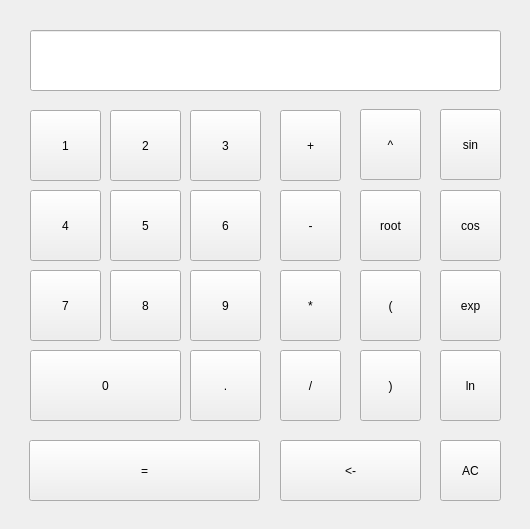
<?xml version="1.0" encoding="UTF-8"?>
<ui version="4.0">
 <class>ccltrWin</class>
 <widget class="QWidget" name="ccltrWin">
  <property name="geometry">
   <rect>
    <x>0</x>
    <y>0</y>
    <width>530</width>
    <height>529</height>
   </rect>
  </property>
  <property name="windowTitle">
   <string>CALCULATOR</string>
  </property>
  <widget class="QWidget" name="numWidget" native="true">
   <property name="geometry">
    <rect>
     <x>20</x>
     <y>100</y>
     <width>251</width>
     <height>331</height>
    </rect>
   </property>
   <widget class="QPushButton" name="nineButton">
    <property name="geometry">
     <rect>
      <x>170</x>
      <y>170</y>
      <width>71</width>
      <height>71</height>
     </rect>
    </property>
    <property name="text">
     <string>9</string>
    </property>
   </widget>
   <widget class="QPushButton" name="twoButton">
    <property name="geometry">
     <rect>
      <x>90</x>
      <y>10</y>
      <width>71</width>
      <height>71</height>
     </rect>
    </property>
    <property name="text">
     <string>2</string>
    </property>
   </widget>
   <widget class="QPushButton" name="fiveButton">
    <property name="geometry">
     <rect>
      <x>90</x>
      <y>90</y>
      <width>71</width>
      <height>71</height>
     </rect>
    </property>
    <property name="text">
     <string>5</string>
    </property>
   </widget>
   <widget class="QPushButton" name="sevenButton">
    <property name="geometry">
     <rect>
      <x>10</x>
      <y>170</y>
      <width>71</width>
      <height>71</height>
     </rect>
    </property>
    <property name="text">
     <string>7</string>
    </property>
   </widget>
   <widget class="QPushButton" name="oneButton">
    <property name="geometry">
     <rect>
      <x>10</x>
      <y>10</y>
      <width>71</width>
      <height>71</height>
     </rect>
    </property>
    <property name="text">
     <string>1</string>
    </property>
   </widget>
   <widget class="QPushButton" name="fourButton">
    <property name="geometry">
     <rect>
      <x>10</x>
      <y>90</y>
      <width>71</width>
      <height>71</height>
     </rect>
    </property>
    <property name="text">
     <string>4</string>
    </property>
   </widget>
   <widget class="QPushButton" name="threeButton">
    <property name="geometry">
     <rect>
      <x>170</x>
      <y>10</y>
      <width>71</width>
      <height>71</height>
     </rect>
    </property>
    <property name="text">
     <string>3</string>
    </property>
   </widget>
   <widget class="QPushButton" name="sixButton">
    <property name="geometry">
     <rect>
      <x>170</x>
      <y>90</y>
      <width>71</width>
      <height>71</height>
     </rect>
    </property>
    <property name="text">
     <string>6</string>
    </property>
   </widget>
   <widget class="QPushButton" name="eightButton">
    <property name="geometry">
     <rect>
      <x>90</x>
      <y>170</y>
      <width>71</width>
      <height>71</height>
     </rect>
    </property>
    <property name="text">
     <string>8</string>
    </property>
   </widget>
   <widget class="QPushButton" name="zeroButton">
    <property name="geometry">
     <rect>
      <x>10</x>
      <y>250</y>
      <width>151</width>
      <height>71</height>
     </rect>
    </property>
    <property name="text">
     <string>0</string>
    </property>
   </widget>
   <widget class="QPushButton" name="dotButton">
    <property name="geometry">
     <rect>
      <x>170</x>
      <y>250</y>
      <width>71</width>
      <height>71</height>
     </rect>
    </property>
    <property name="text">
     <string>.</string>
    </property>
   </widget>
  </widget>
  <widget class="QWidget" name="doubleWidget_1" native="true">
   <property name="geometry">
    <rect>
     <x>270</x>
     <y>100</y>
     <width>81</width>
     <height>331</height>
    </rect>
   </property>
   <widget class="QPushButton" name="addButton">
    <property name="geometry">
     <rect>
      <x>10</x>
      <y>10</y>
      <width>61</width>
      <height>71</height>
     </rect>
    </property>
    <property name="text">
     <string>+</string>
    </property>
   </widget>
   <widget class="QPushButton" name="subButton">
    <property name="geometry">
     <rect>
      <x>10</x>
      <y>90</y>
      <width>61</width>
      <height>71</height>
     </rect>
    </property>
    <property name="text">
     <string>-</string>
    </property>
   </widget>
   <widget class="QPushButton" name="multButton">
    <property name="geometry">
     <rect>
      <x>10</x>
      <y>170</y>
      <width>61</width>
      <height>71</height>
     </rect>
    </property>
    <property name="text">
     <string>*</string>
    </property>
   </widget>
   <widget class="QPushButton" name="divButton">
    <property name="geometry">
     <rect>
      <x>10</x>
      <y>250</y>
      <width>61</width>
      <height>71</height>
     </rect>
    </property>
    <property name="text">
     <string>/</string>
    </property>
   </widget>
  </widget>
  <widget class="QLineEdit" name="InOutEdit">
   <property name="geometry">
    <rect>
     <x>30</x>
     <y>30</y>
     <width>471</width>
     <height>61</height>
    </rect>
   </property>
  </widget>
  <widget class="QWidget" name="singleWidget" native="true">
   <property name="geometry">
    <rect>
     <x>430</x>
     <y>100</y>
     <width>81</width>
     <height>331</height>
    </rect>
   </property>
   <widget class="QPushButton" name="sinButton">
    <property name="geometry">
     <rect>
      <x>10</x>
      <y>9</y>
      <width>61</width>
      <height>71</height>
     </rect>
    </property>
    <property name="text">
     <string>sin</string>
    </property>
   </widget>
   <widget class="QPushButton" name="cosButton">
    <property name="geometry">
     <rect>
      <x>10</x>
      <y>90</y>
      <width>61</width>
      <height>71</height>
     </rect>
    </property>
    <property name="text">
     <string>cos</string>
    </property>
   </widget>
   <widget class="QPushButton" name="expButton">
    <property name="geometry">
     <rect>
      <x>10</x>
      <y>170</y>
      <width>61</width>
      <height>71</height>
     </rect>
    </property>
    <property name="text">
     <string>exp</string>
    </property>
   </widget>
   <widget class="QPushButton" name="lnButton">
    <property name="geometry">
     <rect>
      <x>10</x>
      <y>250</y>
      <width>61</width>
      <height>71</height>
     </rect>
    </property>
    <property name="text">
     <string>ln</string>
    </property>
   </widget>
  </widget>
  <widget class="QWidget" name="doubleWidget_2" native="true">
   <property name="geometry">
    <rect>
     <x>350</x>
     <y>100</y>
     <width>81</width>
     <height>171</height>
    </rect>
   </property>
   <widget class="QPushButton" name="powButton">
    <property name="geometry">
     <rect>
      <x>10</x>
      <y>9</y>
      <width>61</width>
      <height>71</height>
     </rect>
    </property>
    <property name="text">
     <string>^</string>
    </property>
   </widget>
   <widget class="QPushButton" name="rootButton">
    <property name="geometry">
     <rect>
      <x>10</x>
      <y>90</y>
      <width>61</width>
      <height>71</height>
     </rect>
    </property>
    <property name="text">
     <string>root</string>
    </property>
   </widget>
  </widget>
  <widget class="QWidget" name="bracketsWidget" native="true">
   <property name="geometry">
    <rect>
     <x>350</x>
     <y>260</y>
     <width>81</width>
     <height>171</height>
    </rect>
   </property>
   <widget class="QPushButton" name="rbrButton">
    <property name="geometry">
     <rect>
      <x>10</x>
      <y>90</y>
      <width>61</width>
      <height>71</height>
     </rect>
    </property>
    <property name="text">
     <string>)</string>
    </property>
   </widget>
   <widget class="QPushButton" name="lbrButton">
    <property name="geometry">
     <rect>
      <x>10</x>
      <y>10</y>
      <width>61</width>
      <height>71</height>
     </rect>
    </property>
    <property name="text">
     <string>(</string>
    </property>
   </widget>
  </widget>
  <widget class="QWidget" name="funcWidget" native="true">
   <property name="geometry">
    <rect>
     <x>20</x>
     <y>430</y>
     <width>491</width>
     <height>81</height>
    </rect>
   </property>
   <widget class="QPushButton" name="equalButton">
    <property name="geometry">
     <rect>
      <x>9</x>
      <y>10</y>
      <width>231</width>
      <height>61</height>
     </rect>
    </property>
    <property name="text">
     <string>=</string>
    </property>
   </widget>
   <widget class="QPushButton" name="bkspButton">
    <property name="geometry">
     <rect>
      <x>260</x>
      <y>10</y>
      <width>141</width>
      <height>61</height>
     </rect>
    </property>
    <property name="text">
     <string>&lt;-</string>
    </property>
   </widget>
   <widget class="QPushButton" name="allclearButton">
    <property name="geometry">
     <rect>
      <x>420</x>
      <y>10</y>
      <width>61</width>
      <height>61</height>
     </rect>
    </property>
    <property name="text">
     <string>AC</string>
    </property>
   </widget>
  </widget>
 </widget>
 <resources/>
 <connections/>
</ui>
